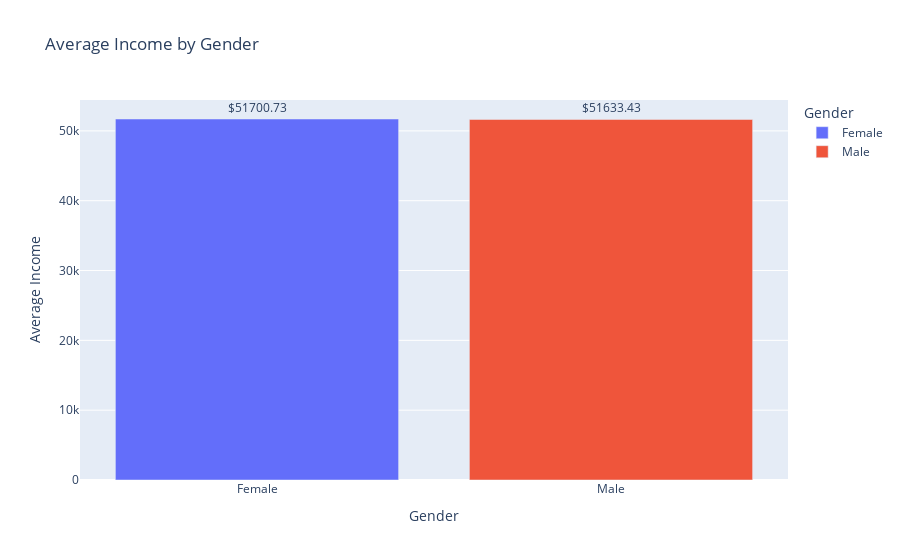

Notebook code cell kept with this figure:
### Code cell
fig = px.bar(ass, x='gender', y='avg_income', color='gender', 
             labels={'avg_income': 'Average Income', 'gender': 'Gender'}, title='Average Income by Gender')

fig.update_traces(texttemplate='$%{y:.2f}', textposition='outside')

fig.show()

### Figure 1 — Plotly figure (JSON) as saved in the notebook; plotly's stock layout.template omitted (floating-point values rounded to 4 significant figures)
{"data": [{"alignmentgroup": "True", "hovertemplate": "Gender=%{x}<br>Average Income=%{y}<extra></extra>", "legendgroup": "Female", "marker": {"color": "#636efa", "pattern": {"shape": ""}}, "name": "Female", "offsetgroup": "Female", "orientation": "v", "showlegend": true, "textposition": "outside", "texttemplate": "$%{y:.2f}", "type": "bar", "x": ["Female"], "xaxis": "x", "y": [51700.0], "yaxis": "y"}, {"alignmentgroup": "True", "hovertemplate": "Gender=%{x}<br>Average Income=%{y}<extra></extra>", "legendgroup": "Male", "marker": {"color": "#EF553B", "pattern": {"shape": ""}}, "name": "Male", "offsetgroup": "Male", "orientation": "v", "showlegend": true, "textposition": "outside", "texttemplate": "$%{y:.2f}", "type": "bar", "x": ["Male"], "xaxis": "x", "y": [51630.0], "yaxis": "y"}], "layout": {"barmode": "relative", "legend": {"title": {"text": "Gender"}, "tracegroupgap": 0}, "title": {"text": "Average Income by Gender"}, "xaxis": {"anchor": "y", "categoryarray": ["Female", "Male"], "categoryorder": "array", "domain": [0, 1], "title": {"text": "Gender"}}, "yaxis": {"anchor": "x", "domain": [0, 1], "title": {"text": "Average Income"}}}}
